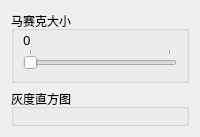
        <widget class="QWidget" name="tab_2">
         <attribute name="title">
          <string>马赛克</string>
         </attribute>
         <layout class="QVBoxLayout" name="verticalLayout_45">
          <item>
           <widget class="QGroupBox" name="groupBox_18">
            <property name="enabled">
             <bool>true</bool>
            </property>
            <property name="sizePolicy">
             <sizepolicy hsizetype="Preferred" vsizetype="Preferred">
              <horstretch>20</horstretch>
              <verstretch>0</verstretch>
             </sizepolicy>
            </property>
            <property name="styleSheet">
             <string notr="true"/>
            </property>
            <property name="title">
             <string>马赛克大小</string>
            </property>
            <layout class="QVBoxLayout" name="verticalLayout_23">
             <property name="spacing">
              <number>0</number>
             </property>
             <property name="topMargin">
              <number>0</number>
             </property>
             <property name="bottomMargin">
              <number>11</number>
             </property>
             <item>
              <widget class="QLabel" name="label_20">
               <property name="sizePolicy">
                <sizepolicy hsizetype="Expanding" vsizetype="Maximum">
                 <horstretch>0</horstretch>
                 <verstretch>0</verstretch>
                </sizepolicy>
               </property>
               <property name="minimumSize">
                <size>
                 <width>10</width>
                 <height>10</height>
                </size>
               </property>
               <property name="font">
                <font>
                 <family>微软雅黑</family>
                 <pointsize>10</pointsize>
                </font>
               </property>
               <property name="lineWidth">
                <number>10</number>
               </property>
               <property name="text">
                <string>0</string>
               </property>
              </widget>
             </item>
             <item>
              <widget class="QSlider" name="horizontalSlider_15">
               <property name="sizePolicy">
                <sizepolicy hsizetype="Expanding" vsizetype="Fixed">
                 <horstretch>50</horstretch>
                 <verstretch>0</verstretch>
                </sizepolicy>
               </property>
               <property name="font">
                <font>
                 <weight>50</weight>
                 <bold>false</bold>
                </font>
               </property>
               <property name="cursor">
                <cursorShape>PointingHandCursor</cursorShape>
               </property>
               <property name="mouseTracking">
                <bool>false</bool>
               </property>
               <property name="focusPolicy">
                <enum>Qt::StrongFocus</enum>
               </property>
               <property name="minimum">
                <number>0</number>
               </property>
               <property name="maximum">
                <number>10</number>
               </property>
               <property name="singleStep">
                <number>1</number>
               </property>
               <property name="pageStep">
                <number>1</number>
               </property>
               <property name="orientation">
                <enum>Qt::Horizontal</enum>
               </property>
               <property name="invertedAppearance">
                <bool>false</bool>
               </property>
               <property name="tickPosition">
                <enum>QSlider::TicksAbove</enum>
               </property>
               <property name="tickInterval">
                <number>10</number>
               </property>
              </widget>
             </item>
            </layout>
           </widget>
          </item>
          <item>
           <widget class="QGroupBox" name="groupBox_24">
            <property name="sizePolicy">
             <sizepolicy hsizetype="Expanding" vsizetype="Expanding">
              <horstretch>20</horstretch>
              <verstretch>0</verstretch>
             </sizepolicy>
            </property>
            <property name="title">
             <string>灰度直方图</string>
            </property>
            <layout class="QVBoxLayout" name="verticalLayout_29">
             <property name="spacing">
              <number>0</number>
             </property>
             <property name="leftMargin">
              <number>0</number>
             </property>
             <property name="topMargin">
              <number>0</number>
             </property>
             <property name="rightMargin">
              <number>0</number>
             </property>
             <property name="bottomMargin">
              <number>0</number>
             </property>
             <item>
              <widget class="QLabel" name="label_5">
               <property name="sizePolicy">
                <sizepolicy hsizetype="Expanding" vsizetype="Expanding">
                 <horstretch>0</horstretch>
                 <verstretch>0</verstretch>
                </sizepolicy>
               </property>
               <property name="text">
                <string/>
               </property>
              </widget>
             </item>
            </layout>
           </widget>
          </item>
         </layout>
        </widget>
